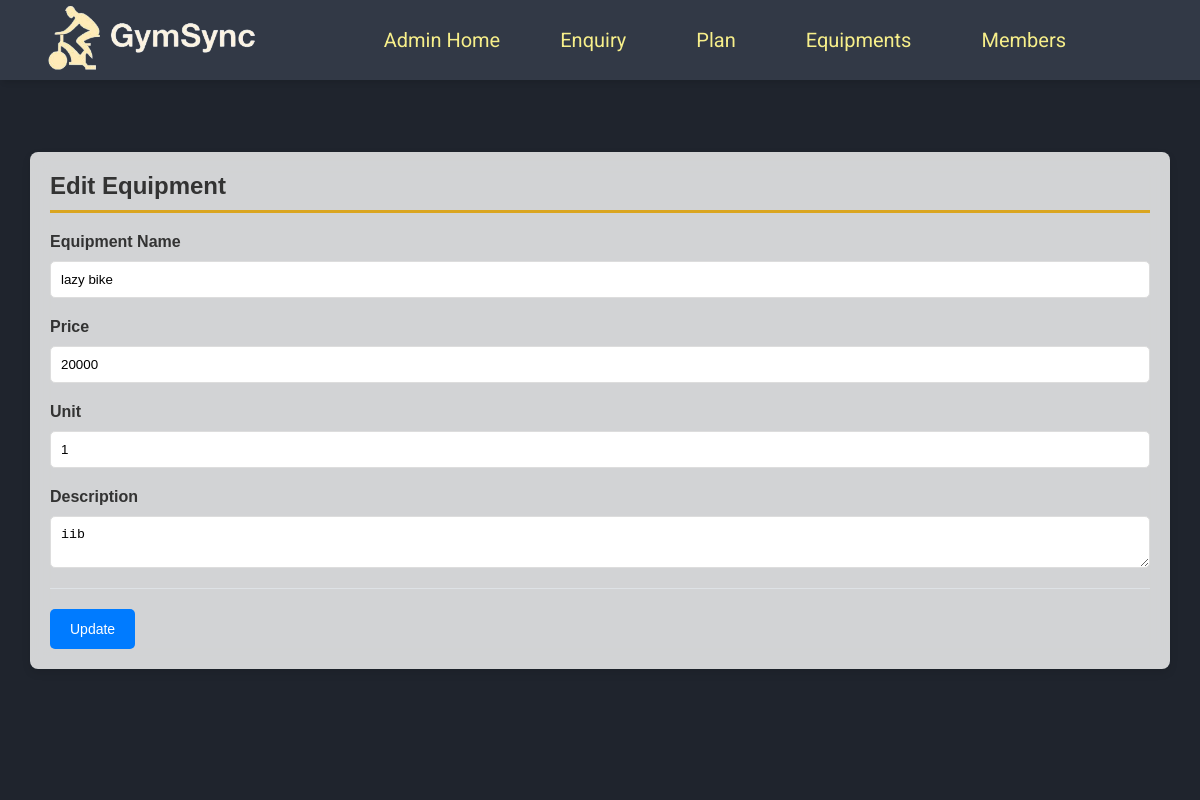
/edit_Equipment/3 (signed in), run on the app's committed database.
### gym/models.py (models this page shows, shortened)
class Equipment(models.Model):
    name = models.CharField(max_length=150, null=True)
    price = models.CharField(max_length=100, null=True)
    unit = models.CharField(max_length=50, null=True)
    purchasedate = models.DateField(null=True)
    description = models.CharField(max_length=200, null=True)

### gym/views.py (the view, shortened to what this page needs)
# urls.py: path("edit_Equipment/<int:pid>", edit_Equipment, name="edit_Equipment"),
def edit_Equipment(request, pid):
    error = ""
    if not request.user.is_authenticated:
        return redirect(admin_login)
    user = request.user
    equipment = Equipment.objects.get(id=pid)
    return render(request, "edit_Equipment.html", locals())

### gym/templates/edit_Equipment.html (shortened to what this page needs)
{% include 'admin_nav.html' %}
{% load static %}
{% block main %}
<html lang="en" class="no-focus">
<link rel="stylesheet" href="{% static 'css/edit-styles.css' %}">
  <video autoplay muted loop class="back-video">
    <source src="{% static 'images/bgvideo2.mp4' %}" type="video/mp4">
  </video>
<br><br><br><br>
<div class="container card shadow mt-5">
    <div class="card-body">
        <h5>Edit Equipment</h5>
        <div class="container-fluid">
            <form method="post">
                <div class="form-group">
                    <label for="name">Equipment Name</label>
                    <input type="text" name="name" class="form-control" id="name" value="{{ equipment.name }}">
                </div>
                <div class="form-group">
                    <label for="price">Price</label>
                    <input type="text" name="price" class="form-control" id="price" value="{{ equipment.price }}">
                </div>
                <div class="form-group">
                    <label for="unit">Unit</label>
                    <input type="text" name="unit" class="form-control" id="unit" value="{{ equipment.unit }}">
                </div>
                <div class="form-group">
                    <label for="description">Description</label>
                    <textarea name="description" class="form-control" id="description">{{ equipment.description }}</textarea>
                </div>
                <hr>
                <input type="submit" value="Update" class="btn btn-primary">
            </form>
        </div>
    </div>
</div>
</html>
{% endblock %}

### static/css/admin_nav_style.css (style rules this page uses)
* { margin: 0; padding: 0; }

### static/css/edit-styles.css (style rules this page uses)
.container { max-width: 1100px; margin: 0 auto; padding: 20px; position: relative; z-index: 1; }
.card { background-color: rgba(255, 255, 255, 0.8); border-radius: 8px; border: 1px solid #dee2e6; padding: 20px; box-shadow: 0 4px 8px rgba(0, 0, 0, 0.1); backdrop-filter: blur(10px); -webkit-backdrop-filter: blur(10px); border: none; }
h5 { font-size: 24px; font-weight: bold; color: #333; padding-bottom: 10px; margin-bottom: 20px; border-bottom: 3px solid goldenrod; }
.form-group { margin-bottom: 20px; }
.form-group label { font-weight: bold; color: #333; display: block; margin-bottom: 5px; }
.form-control { width: 100%; padding: 10px; border-radius: 5px; border: 1px solid #ddd; box-shadow: none; margin-top: 5px; }
hr { border: 0; border-top: 1px solid #dee2e6; margin: 20px 0; }
.btn { padding: 12px 20px; font-size: 14px; border-radius: 5px; text-decoration: none; color: white; cursor: pointer; }
.btn-primary { background-color: #007bff; border: none; }
.back-video { position: fixed; top: 0; left: 0; width: 100vw; height: 100vh; object-fit: cover; z-index: -1; }
@media (max-aspect-ratio: 16/9) { .back-video { width: auto; height: 100%; } }

### data on the page
Equipment: name "lazy bike", price "20000", unit "1", description "iib"
